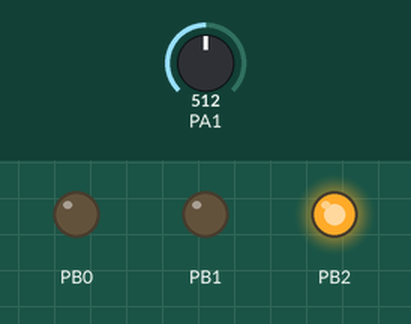
This program was run on a simulated ATmega32, built with avr-gcc and emulated at 1 MHz. Parts: output pins drawn as LEDs (lit = HIGH). The test bench sets the inputs (shaded band); at power-on: PA1 = 512.

Above: at 1.2 s.
1.3 s: PA1 set to 541
2.8 s: PA1 set to 574
At 3.1 s:
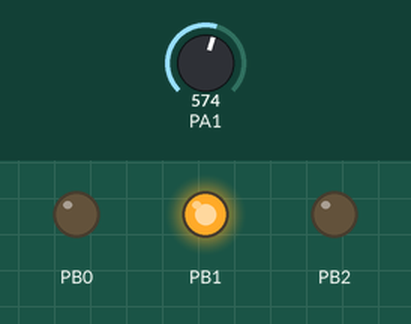
4.3 s: PA1 set to 589
5.8 s: PA1 set to 617
At 6.6 s:
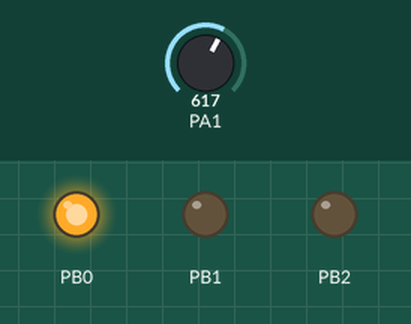
7.3 s: PA1 set to 590
At 7.7 s:
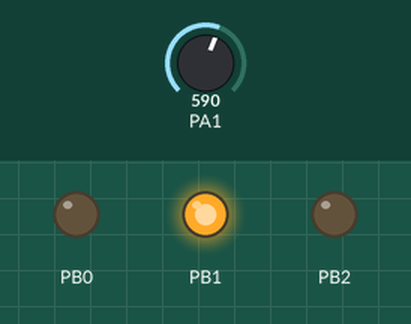
8.8 s: PA1 set to 610
At 10.1 s:
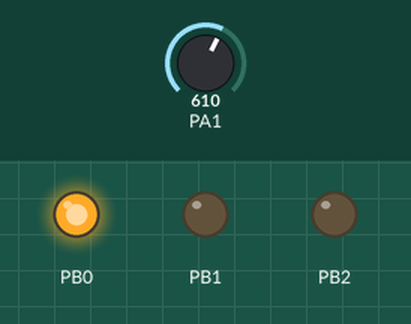
Timing chart, 0 to 11.3 s (numbered marks = the images above; inputs shaded):
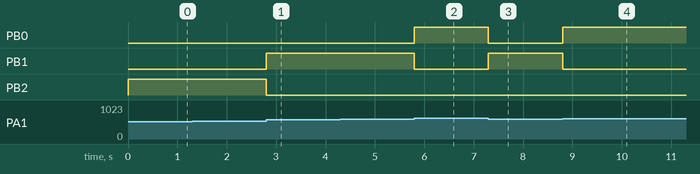

Measured:
- the behaviour switches between 559 and 560 on PA1 (found by bisection; images 0 and 1)
- the behaviour switches between 599 and 600 on PA1 (found by bisection; images 1 and 2)
- after the input at 1.3 s, every drawn part: stays the same
- after the input at 2.8 s, PB1: LOW → HIGH at once; PB2: HIGH → LOW at once
- after the input at 4.3 s, every drawn part: stays the same
- after the input at 5.8 s, PB0: LOW → HIGH at once; PB1: HIGH → LOW at once
- after the input at 7.3 s, PB0: HIGH → LOW at once; PB1: LOW → HIGH at once
- after the input at 8.8 s, PB0: LOW → HIGH at once; PB1: HIGH → LOW at once

The program:

main.cpp
```cpp
#include <avr/io.h>

void setup() {
  DDRB |= (1<<2)|(1<<1)|(1<<0);
  PORTB &= ~((1<<2)|(1<<1)|(1<<0));

  DDRA &= ~(1<<1);
  PORTA &= ~(1<<1);

  ADCSRA |= (1<<ADEN); // enable ADC
  ADCSRA |= (1<<ADATE); // continuouesly conversion
  // set up F/8
  ADCSRA &= ~(1<<ADPS2);
  ADCSRA |= (1<<ADPS1) | (1<<ADPS0);

  ADMUX |=  (1<<REFS1) | (1<<REFS0); // internal U = 2.56V
  ADMUX &= ~(1<<ADLAR); // adjust by right
  // enable ADC1
  ADMUX |= (1<<MUX0);
  ADMUX &= ~((1<<MUX4) | (1<<MUX3) | (1<<MUX2) | (1<<MUX1));

  ADCSRA |= (1<<ADSC);
}

void loop() {
  if (ADCSRA & (1<<ADIF)) {
    if (ADC >= 600) {
      PORTB |= (1<<0);
      PORTB &= ~((1<<2) | (1<<1));
    } else if (ADC >= 560) {
      PORTB |= (1<<1);
      PORTB &= ~((1<<2) | (1<<0));
    } else {
      PORTB |= (1<<2);
      PORTB &= ~((1<<1) | (1<<0));
    }

    ADCSRA |= (1<<ADIF);
  }
}

int main(void) {
  setup();

  while (1) {
    loop();
  }

  return 0;
}
```
